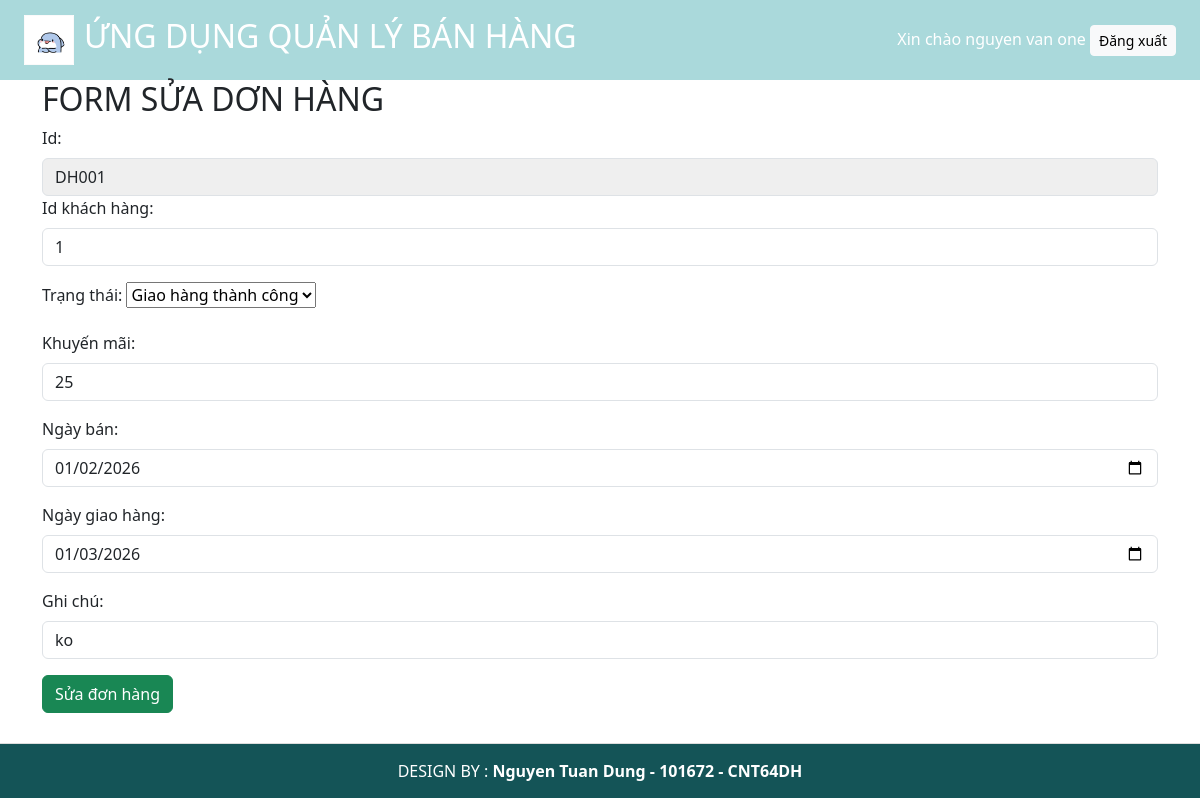
The app's page /formSua.php?sid=DH001 (signed in) with its own data.
### tables this page shows
CREATE TABLE `donhang` (
  `id` varchar(32) NOT NULL,
  `khachhang_id` int NOT NULL,
  `trangthai` int NOT NULL,
  `khuyenmai` int NOT NULL,
  `ngayban` datetime NOT NULL,
  `ngaygiaohang` datetime NOT NULL,
  `ghichu` text NOT NULL
);

### formSua.php (the view, shortened to what this page needs)
<?php
    include "ketnoi.php";
    $id = $_GET["sid"];
    $sql = "SELECT * FROM `donhang` WHERE id = '$id'";
   $result = $conn->query($sql);
   $row = $result->fetch_assoc();
   include "header.php";
?>
<body>
    <div class="container">
        <h2>FORM SỬA DƠN HÀNG</h2>
        <form action="sua.php" method="post" enctype="multipart/form-data">
            <div class="form-group">
                <label class="form-label" for="id">Id:</label>
                <input type="text" id="id" name="id" placeholder="Nhập ma don hang" class="form-control"
                value="<?php echo $id ?>" readonly style = "background: #eeee;">
            </div>
            <div class="mb-3">
                <label for="khachhang_id" class="form-label">Id khách hàng:</label>
                <input type="number" class="form-control" id="khachhang_id" placeholder="Enter khachhang id" name="khachhang_id"
                value="<?php echo $row["khachhang_id"] ?>" required>
            </div>
            <div class="mb-3">
                <label for="trangthai" class="form-label">Trạng thái:</label>
                <select name="trangthai" id="trangthai">
                    <option <?php if($row["trangthai"] == 1) echo "selected"?> value="1">Giao hàng thành công</option>
                </select>
            </div>
            <div class="mb-3">
                <label for="khuyenmai" class="form-label">Khuyến mãi:</label>
                <input type="number" class="form-control" id="khuyenmai" placeholder="Enter khuyen mai " name="khuyenmai"
                value="<?php echo $row["khuyenmai"] ?>" required>
            </div>
            <div class="mb-3">
                <label for="ngayban" class="form-label">Ngày bán:</label>
                <input type="date" class="form-control" id="ngayban" placeholder="Enter ngay ban " name="ngayban"
                value="<?php echo date('Y-m-d',strtotime($row["ngayban"])) ?>" required>
            </div>
            <div class="mb-3">
                <label for="ngaygiaohang" class="form-label">Ngày giao hàng:</label>
                <input type="date" class="form-control" id="ngaygiaohang" placeholder="Enter ngay giao hang " name="ngaygiaohang"
                value="<?php echo date('Y-m-d',strtotime($row["ngaygiaohang"])) ?>" required>
            </div>
            <div class="mb-3">
                <label for="ghichu" class="form-label">Ghi chú:</label>
                <input type="text" class="form-control" id="ghichu" placeholder="Enter ghi chu " name="ghichu"
                value="<?php echo $row["ghichu"] ?>" required>
            </div>
            <button type="submit" class="btn btn-success">Sửa đơn hàng</button>
    </div>
</body>
<?php
    include "footer.php";
?>
</html>

### records on screen
donhang: khachhang_id "1", trangthai "Giao hàng thành công", khuyenmai "25", ngayban "01/02/2026", ngaygiaohang "01/03/2026", ghichu "ko"

### other values on screen
$_SESSION['tendaydu'] "nguyen van one"
